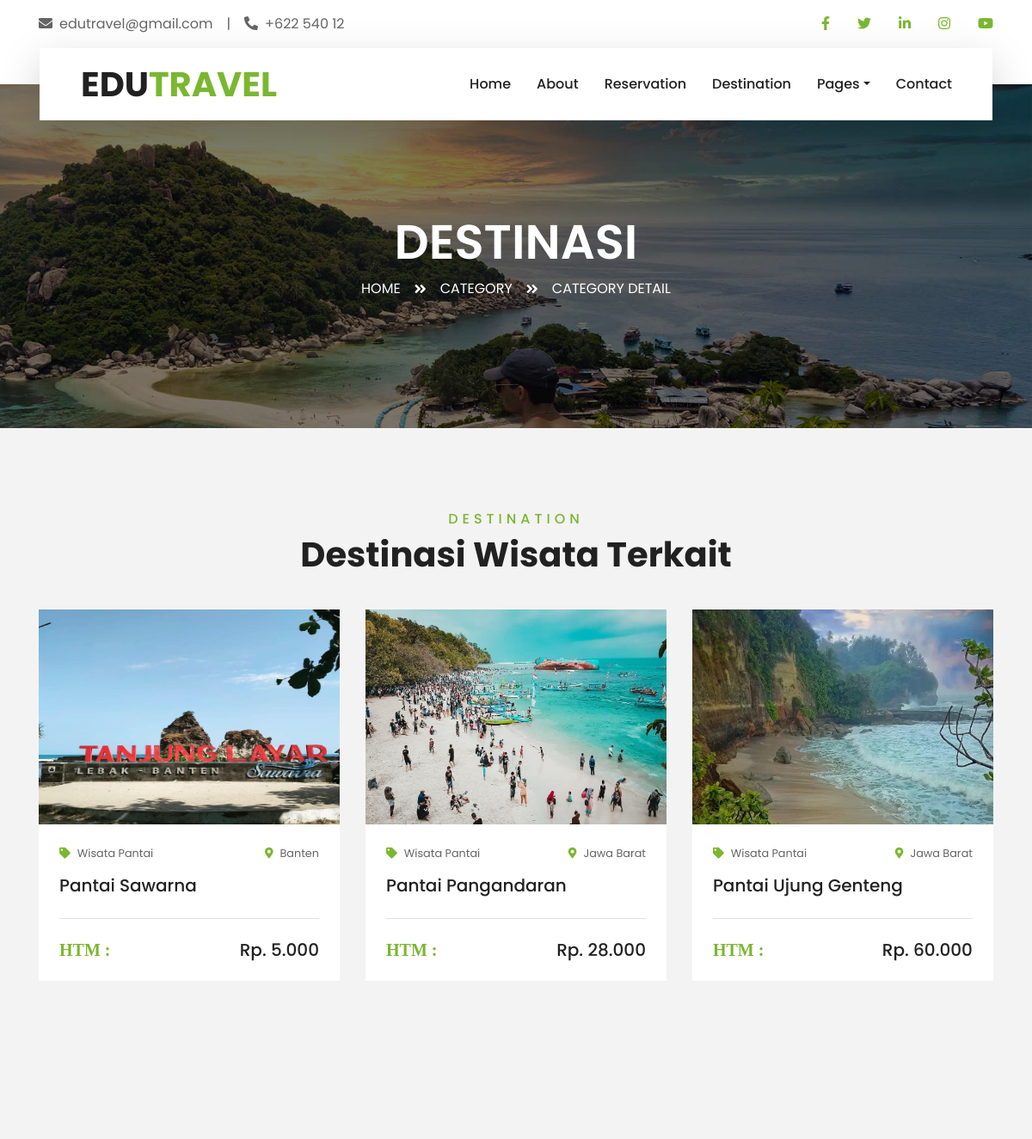
The app's page /travelling/main_page/detail_kategori.php?id_kategori=3 (upper part), older data.
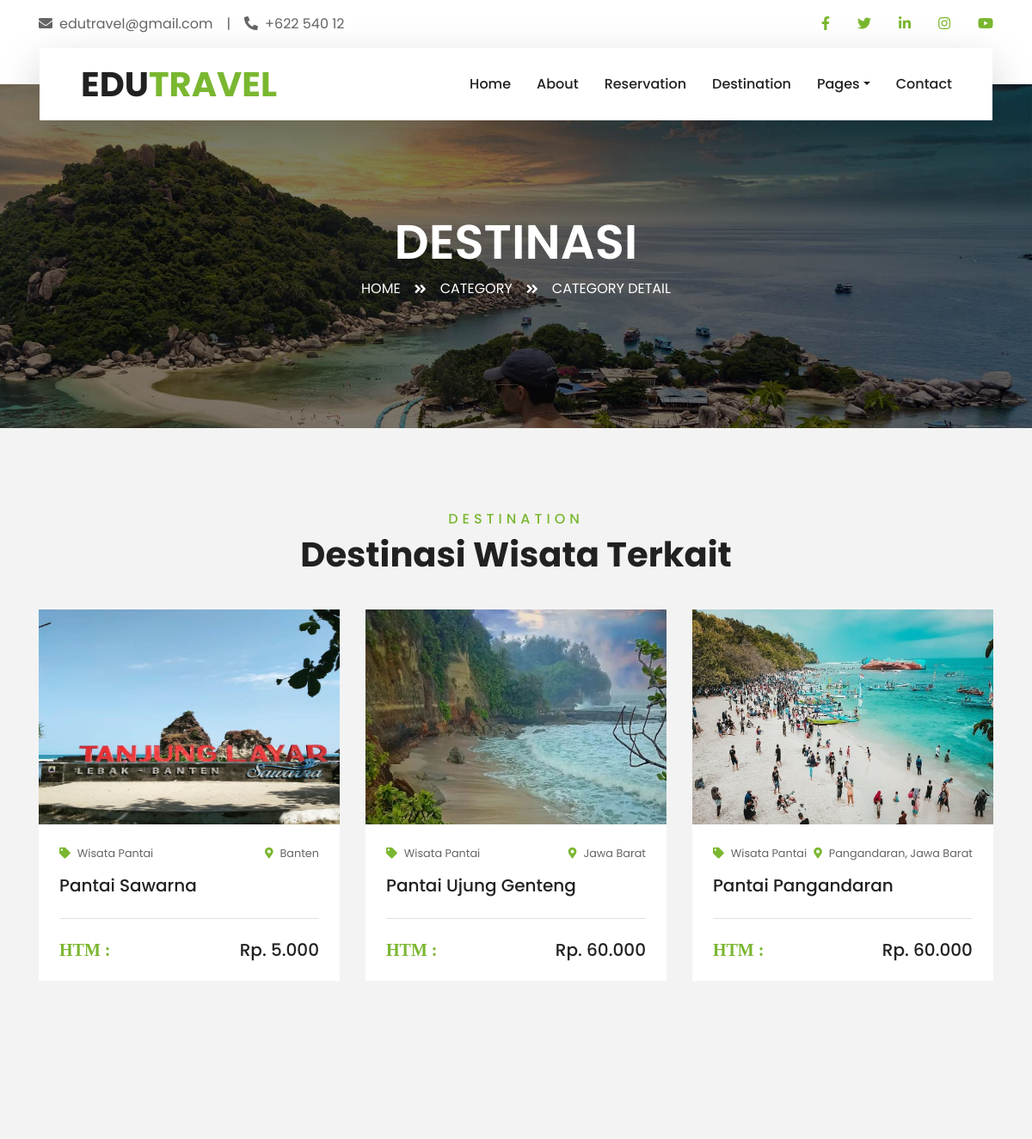
The same page, newer data.
### tables this page shows
CREATE TABLE `destinasi` (
  `id_destinasi` int(11) NOT NULL,
  `nama_destinasi` varchar(100) NOT NULL,
  `gambar` text NOT NULL,
  `lokasi` varchar(250) NOT NULL,
  `harga` decimal(10,2) NOT NULL,
  `deskripsi` varchar(500) NOT NULL,
  `id_kategori` int(11) NOT NULL
);

CREATE TABLE `kategori` (
  `id_kategori` int(11) NOT NULL,
  `nama_kategori` varchar(100) NOT NULL,
  `gambar_kategori` text NOT NULL
);

### travelling/main_page/detail_kategori.php (the view, shortened to what the changed rows need)
<!DOCTYPE html>
<html lang="en">
<head>
    <link href="https://cdnjs.cloudflare.com/ajax/libs/font-awesome/5.10.0/css/all.min.css" rel="stylesheet">
    <link href="lib/owlcarousel/assets/owl.carousel.min.css" rel="stylesheet">
    <link href="lib/tempusdominus/css/tempusdominus-bootstrap-4.min.css" rel="stylesheet" />
    <link href="css/style.css" rel="stylesheet">
</head>
<body>
    <div class="container-fluid position-relative nav-bar p-0">
        <div class="container-lg position-relative p-0 px-lg-3" style="z-index: 9;">
            <nav class="navbar navbar-expand-lg bg-light navbar-light shadow-lg py-3 py-lg-0 pl-3 pl-lg-5">
                <a href="index.php" class="navbar-brand">
                    <h1 class="m-0 text-primary"><span class="text-dark">EDU</span>TRAVEL</h1>
                </a>
            </nav>
        </div>
    </div>
    <div class="container-fluid py-5">
        <div class="container pt-5 pb-3">
            <div class="text-center mb-3 pb-3">
                <h1>Destinasi Wisata Terkait</h1>
            </div>
            <div class="row">
                <?php
                    include '../koneksi.php';
                    $id_terima = $_GET['id_kategori'];
                    $query = mysqli_query($koneksi, "SELECT * FROM `kategori` as k JOIN `destinasi` as d ON k.id_kategori=d.id_kategori where d.id_kategori=$id_terima;");
                    if(mysqli_num_rows($query)>0){
                    while($data = mysqli_fetch_array($query)){
                ?>
                <div class="col-lg-4 col-md-6 mb-4">
                    <div class="package-item bg-white mb-2">
                        <img class="img-fluid" src="<?php echo $data["gambar"] ?>" style="width:350px; height:250px;">
                        <div class="p-4">
                            <div class="d-flex justify-content-between mb-3">
                                <small class="m-0"><i class="fas fa-tag text-primary mr-2"></i><?php echo $data["nama_kategori"] ?></small>
                                <small class="m-0"><i class="fa fa-map-marker-alt text-primary mr-2"></i><?php echo $data["lokasi"] ?></small>
                            </div>
                            <a class="h5 text-decoration-none" href="detail_destination.php?id_destinasi=<?php echo $data["id_destinasi"] ?>"><?php echo $data["nama_destinasi"] ?></a>
                            <div class="border-top mt-4 pt-4">
                                <div class="d-flex justify-content-between">
                                    <h5 class="m-0"><i class="fas text-primary mr-2"> HTM :</i></h5>
                                    <h5 class="m-0"><?php echo "Rp. " . number_format($data["harga"],0,',','.') ?></h5>
                                </div>
                            </div>
                        </div>
                    </div>
                </div>
                <?php } ?>
                <?php } ?>
            </div>
        </div>
    </div>
</body>
</html>

Row changes from the older to the newer data that the page shows:
removed destinasi: gambar (picture), id_kategori.nama_kategori "Wisata Pantai", lokasi "Jawa Barat", nama_destinasi "Pantai Pangandaran", harga "28.000"
added destinasi: gambar (picture), id_kategori.nama_kategori "Wisata Pantai", lokasi "Pangandaran, Jawa Barat", nama_destinasi "Pantai Pangandaran", harga "60.000"
